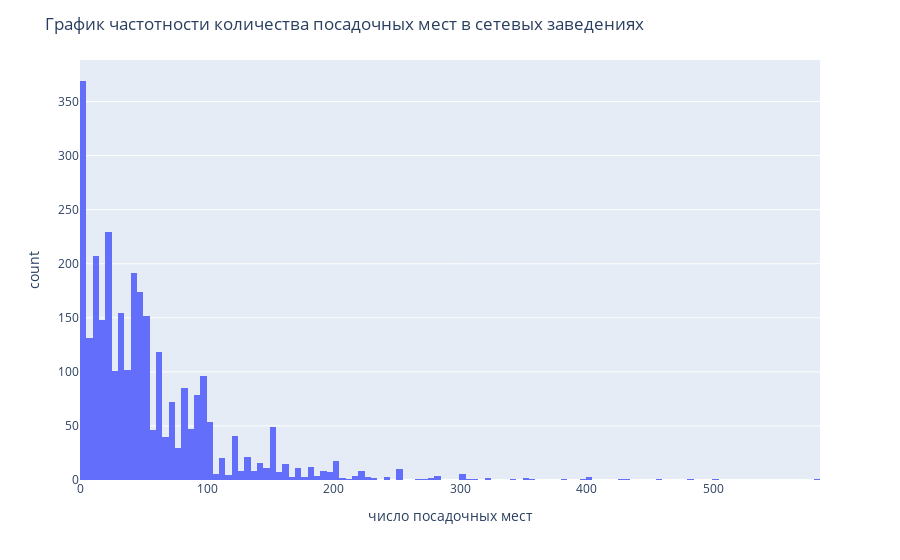

Notebook source saved alongside this figure:
### Markdown cell above
Исходя из двух предыдущих графиков мы получаем следующую картинку: большинство заведений представленных в датафрейме не сетевые. Кафе самый популярный вид и как сетевое и как не сетевое заведение. Думаю, что это связано с тем, что кафе легче открыть и содержать. Площадь нужна не такая большая, как для ресторана, следовательно аренда будет меньше(но мы точно посмотрим по количеству посадочных мест). 

Как и ожидалось, в топе видов сетевых заведений также находится предприятия быстрого обслуживания. В нем не нужно большое количество посадочных мест, т.к. рассчет идет на быстрое приготовление и перекус. Посетители сменяют друг друга быстрее, чем в ресторанах.

Рассмотрим теперь что характерно для сетевых заведений.

### Code cell
fig = px.histogram(df[df['chain'] == 'да'], x='number', labels={'number':'число посадочных мест'})
fig.update_layout(title_text='График частотности количества посадочных мест в сетевых заведениях')
fig.show()

### Figure 1 — Plotly figure (JSON) as saved in the notebook; plotly's stock layout.template omitted (floating-point values rounded to 4 significant figures; data arrays with more than 128 entries replaced by an {"elided": "..."} marker saying what was removed)
{"data": [{"alignmentgroup": "True", "bingroup": "x", "hovertemplate": "число посадочных мест=%{x}<br>count=%{y}<extra></extra>", "legendgroup": "", "marker": {"color": "#636efa"}, "name": "", "offsetgroup": "", "orientation": "v", "showlegend": false, "type": "histogram", "x": {"elided": "2964 int values"}, "xaxis": "x", "yaxis": "y"}], "layout": {"barmode": "relative", "legend": {"tracegroupgap": 0}, "margin": {"t": 60}, "title": {"text": "График частотности количества посадочных мест в сетевых заведениях"}, "xaxis": {"anchor": "y", "domain": [0, 1], "title": {"text": "число посадочных мест"}}, "yaxis": {"anchor": "x", "domain": [0, 1], "title": {"text": "count"}}}}
